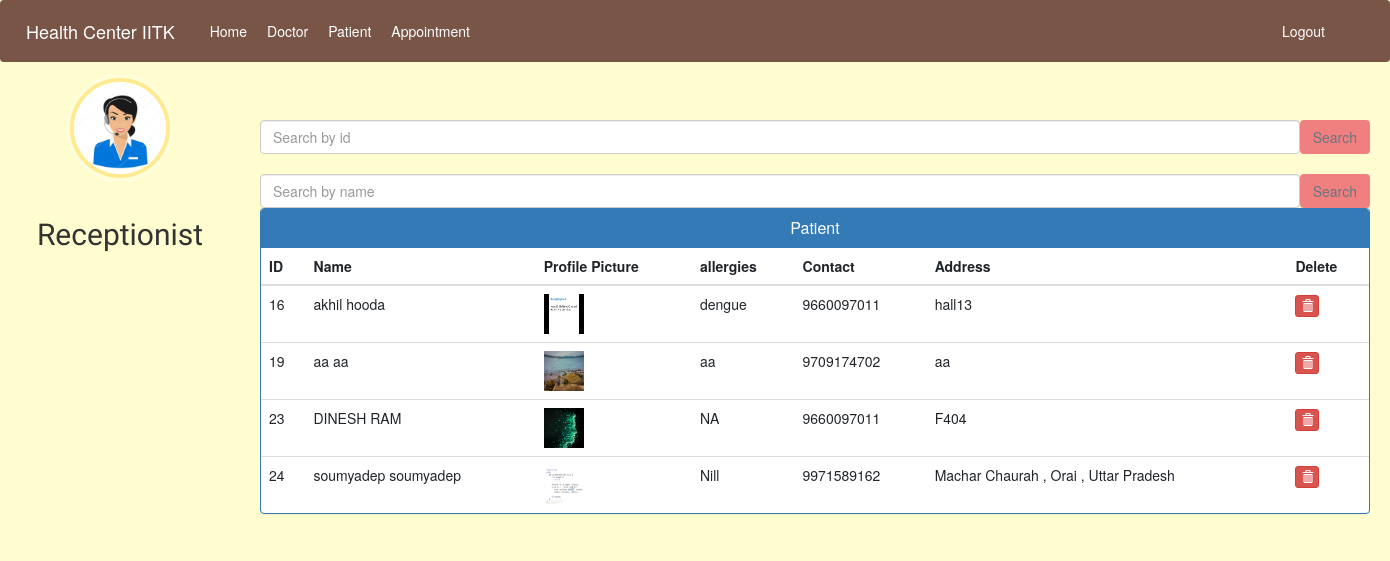
/admin-view-patient (signed in), run on an earlier commit of the app's database.
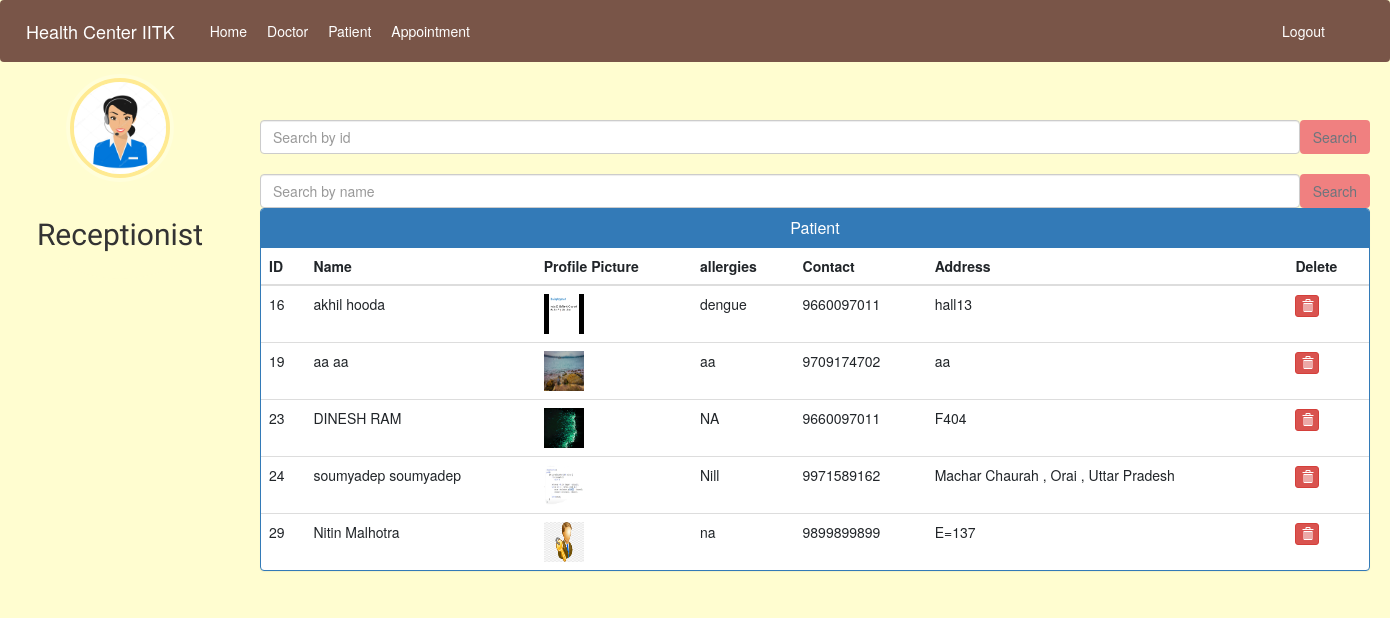
And on a later commit of the database.
### hospital/models.py (models this page shows, shortened)
class Patient(models.Model):
    user = models.OneToOneField(User, on_delete=models.CASCADE)
    profile_pic = models.ImageField(
        upload_to='profile_pic/PatientProfilePic/', default='../static/images/error.jpg', null=True, blank=True)
    address = models.CharField(max_length=40)
    mobile = models.CharField(max_length=20, null=False)
    symptoms = models.CharField(max_length=100, null=False)
    assignedDoctorId = models.PositiveIntegerField(null=True)
    admitDate = models.DateField(auto_now=True)
    status = models.BooleanField(default=False)
    @property
    def get_name(self):
        return self.user.first_name+" "+self.user.last_name
    @property
    def get_id(self):
        return self.user.id

### hospital/views.py (the view)
# urls.py: path('admin-view-patient', views.admin_view_patient_view,
@login_required(login_url='adminlogin')
@user_passes_test(is_admin)
def admin_view_patient_view(request):
    if 'q' in request.GET:
        q = request.GET['q']
        patients = models.Patient.objects.all().filter(
            user__first_name__icontains=q, status=True)
        return render(request, 'hospital/admin_view_patient.html', {'patients': patients})
    else:
        patients = models.Patient.objects.all().filter(status=True)
        return render(request, 'hospital/admin_view_patient.html', {'patients': patients})

### hospital/views.py (called while the page is built)
def is_admin(user):
    return user.groups.filter(name='ADMIN').exists()

### templates/hospital/admin_view_patient.html (shortened to what this page needs)
{% extends 'hospital/admin_base.html' %}
{% block content %}
{%load static%}
<head>
  <link href="//netdna.bootstrapcdn.com/bootstrap/3.0.0/css/bootstrap.min.css" rel="stylesheet" id="bootstrap-css">
</head>
<div class="container">
  <br />
  <br />
  <br />
  <br />
  <form class="d-flex" method=GET action="{% url 'admin-view-patient-id' %}">
    <input class="form-control me-2" type="search" placeholder="Search by id" aria-label="Search by id" name='q'>
    <button class="btn btn-outline-secondary" type="submit" style="background-color: lightcoral">Search</button>
  </form>
  <br>
  <form class="d-flex" method=GET action="{% url 'admin-view-patient' %}">
    <input class="form-control me-2" type="search" placeholder="Search by name" aria-label="Search" name='q'>
    <button class="btn btn-outline-secondary" type="submit" style="background-color: lightcoral">Search</button>
  </form>
  <div class="panel panel-primary">
    <div class="panel-heading">
      <h6 class="panel-title">Patient</h6>
    </div>
    <table class="table table-hover" id="dev-table">
      <thead>
        <tr>
          <th>ID</th>
          <th>Name</th>
          <th>Profile Picture</th>
          <th>allergies</th>
          <th>Contact</th>
          <th>Address</th>
          <th>Delete</th>
        </tr>
      </thead>
      {% for p in patients %}
      <tr>
        <td> {{p.get_id}}</td>
        <td> {{p.get_name}}</td>
        <td> <img src="{% static p.profile_pic.url %}" alt="Profile Pic" height="40px" width="40px" /></td>
        <td>{{p.symptoms}}</td>
        <td>{{p.mobile}}</td>
        <td>{{p.address}}</td>
        <td><a class="btn btn-danger btn-xs" href="{% url 'delete-patient-from-hospital' p.id  %}"><span
              class="glyphicon glyphicon-trash"></span></a></td>
      </tr>
      {% endfor %}
    </table>
  </div>
</div>
{% endblock content %}

What changed in the data, as far as the page shows it:
added Patient: get_id "29", get_name "Nitin Malhotra", profile_pic (picture), symptoms "na", mobile "9899899899", address "E=137"
